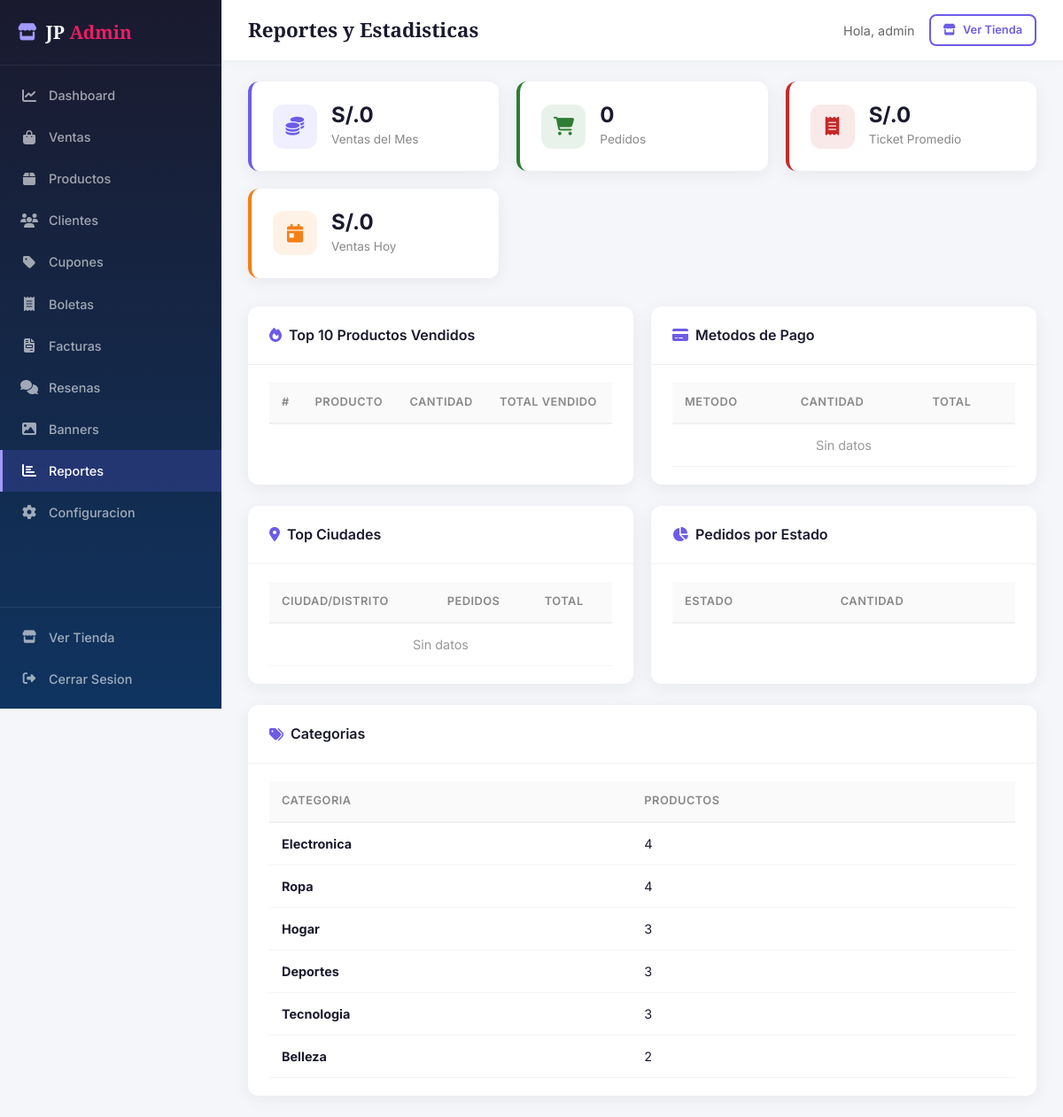
/panel-admin/reportes/ (signed in), run on an earlier commit of the app's database.
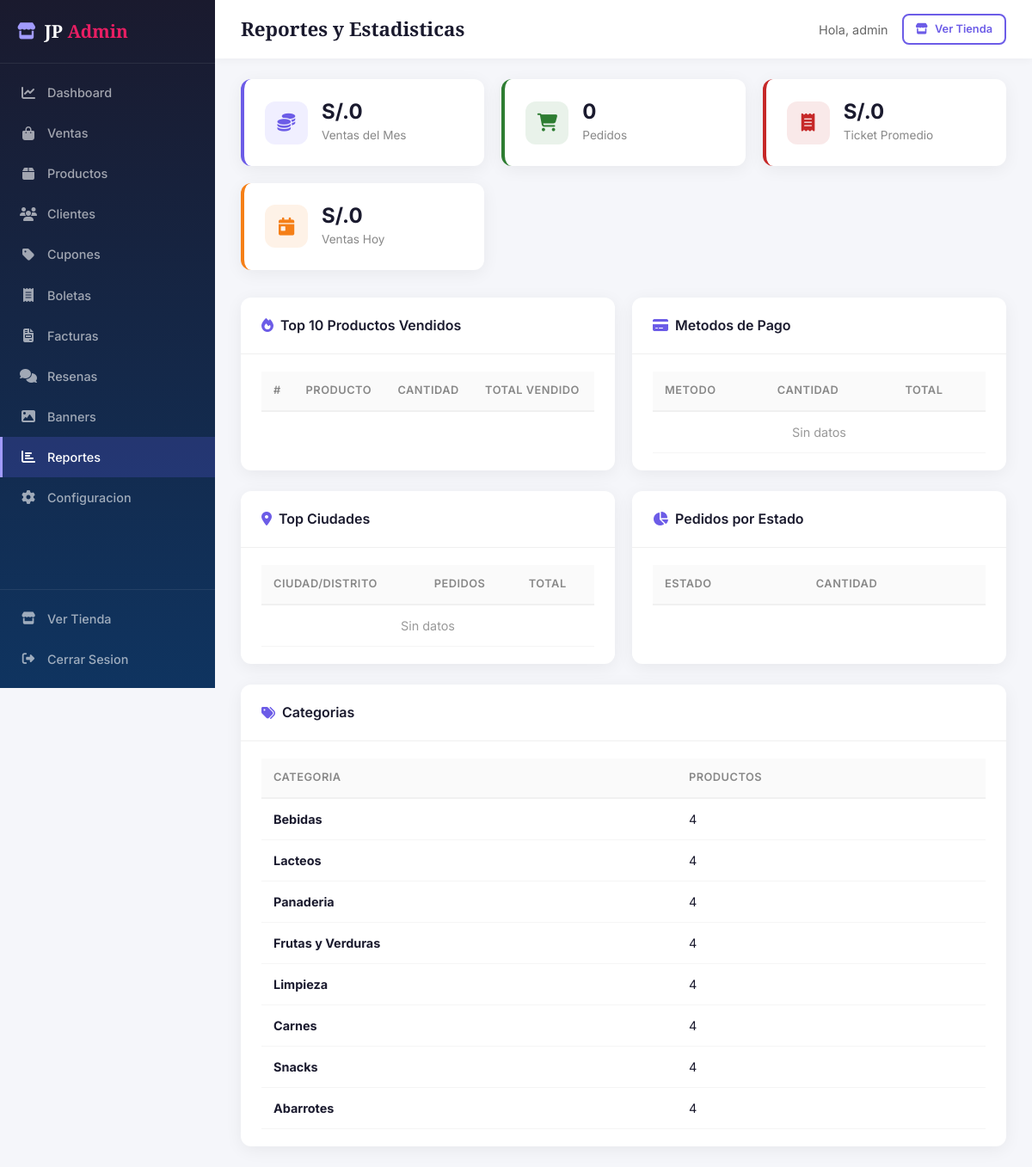
And on a later commit of the database.
### tienda/models.py (models this page shows, shortened)
class Category(models.Model):
    name = models.CharField(max_length=100)
    description = models.TextField(blank=True)
    image = models.ImageField(upload_to='categories/', blank=True, null=True)
    activa = models.BooleanField(default=True)
    created = models.DateTimeField(auto_now_add=True)
    class Meta:
        verbose_name_plural = 'categories'
        ordering = ['name']

### panel_admin/views.py (the view)
    def wrapper(request, *args, **kwargs):
        if not request.user.is_authenticated:
            return redirect('cuentas:login')
        if not request.user.is_staff:
            return redirect('tienda:home')
        return view_func(request, *args, **kwargs)

### carrito/context_processors.py (called while the page is built)
def cart_count(request):
    count = 0
    if request.user.is_authenticated:
        cart, _ = Cart.objects.get_or_create(user=request.user)
        count = cart.total_items
    elif request.session.session_key:
        cart, _ = Cart.objects.get_or_create(session_key=request.session.session_key)
        count = cart.total_items
    return {'cart_count': count}

### carrito/models.py (called while the page is built)
    @property
    def total_items(self):
        return sum(item.quantity for item in self.items.all())

### panel_admin/views.py (called while the page is built)
def admin_required(view_func):
    def wrapper(request, *args, **kwargs):
        if not request.user.is_authenticated:
            return redirect('cuentas:login')
        if not request.user.is_staff:
            return redirect('tienda:home')
        return view_func(request, *args, **kwargs)
    return wrapper

@admin_required
def reportes(request):
    stats = AdminDashboard.get_stats()
    return render(request, 'panel_admin/reportes.html', stats)

### templates/panel_admin/reportes.html (shortened to what this page needs)
{% extends 'panel_admin/base_admin.html' %}
{% load humanize %}
{% block page_title %}Reportes y Estadisticas{% endblock %}
{% block content %}
<div class="stats-grid">
    <div class="stat-card stat-primary">
        <div class="stat-icon"><i class="fas fa-coins"></i></div>
        <div class="stat-info">
            <h3>S/.{{ ventas_mes|intcomma }}</h3>
            <p>Ventas del Mes</p>
        </div>
    </div>
    <div class="stat-card stat-success">
        <div class="stat-icon"><i class="fas fa-shopping-cart"></i></div>
        <div class="stat-info">
            <h3>{{ pedidos_mes }}</h3>
            <p>Pedidos</p>
        </div>
    </div>
    <div class="stat-card stat-danger">
        <div class="stat-icon"><i class="fas fa-receipt"></i></div>
        <div class="stat-info">
            <h3>S/.{{ ticket_promedio|intcomma }}</h3>
            <p>Ticket Promedio</p>
        </div>
    </div>
    <div class="stat-card stat-warning">
        <div class="stat-icon"><i class="fas fa-calendar-day"></i></div>
        <div class="stat-info">
            <h3>S/.{{ ventas_hoy|intcomma }}</h3>
            <p>Ventas Hoy</p>
        </div>
    </div>
</div>
<div class="content-grid">
    <div class="content-card">
        <div class="card-header"><h3><i class="fas fa-fire"></i> Top 10 Productos Vendidos</h3></div>
        <div class="card-body">
            <table class="data-table">
                <thead><tr><th>#</th><th>Producto</th><th>Cantidad</th><th>Total Vendido</th></tr></thead>
            </table>
        </div>
    </div>
    <div class="content-card">
        <div class="card-header"><h3><i class="fas fa-credit-card"></i> Metodos de Pago</h3></div>
        <div class="card-body">
            <table class="data-table">
                <thead><tr><th>Metodo</th><th>Cantidad</th><th>Total</th></tr></thead>
                <tbody>
                    {% for m in metodos_pago %}
                    <tr>
                        <td><strong>{{ m.metodo_pago }}</strong></td>
                        <td>{{ m.cantidad }}</td>
                        <td>S/.{{ m.total|intcomma }}</td>
                    </tr>
                    {% empty %}
                    <tr><td colspan="3" style="text-align:center;color:#999">Sin datos</td></tr>
                    {% endfor %}
                </tbody>
            </table>
        </div>
    </div>
</div>
<div class="content-grid">
    <div class="content-card">
        <div class="card-header"><h3><i class="fas fa-map-marker-alt"></i> Top Ciudades</h3></div>
        <div class="card-body">
            <table class="data-table">
                <thead><tr><th>Ciudad/Distrito</th><th>Pedidos</th><th>Total</th></tr></thead>
                <tbody>
                    {% for c in cities_stats %}
                    <tr>
                        <td>{{ c.city }}</td>
                        <td>{{ c.cantidad }}</td>
                        <td>S/.{{ c.total|intcomma }}</td>
                    </tr>
                    {% empty %}
                    <tr><td colspan="3" style="text-align:center;color:#999">Sin datos</td></tr>
                    {% endfor %}
                </tbody>
            </table>
        </div>
    </div>
    <div class="content-card">
        <div class="card-header"><h3><i class="fas fa-chart-pie"></i> Pedidos por Estado</h3></div>
        <div class="card-body">
            <table class="data-table">
                <thead><tr><th>Estado</th><th>Cantidad</th></tr></thead>
            </table>
        </div>
    </div>
</div>
<div class="content-card">
    <div class="card-header"><h3><i class="fas fa-tags"></i> Categorias</h3></div>
    <div class="card-body">
        <table class="data-table">
            <thead><tr><th>Categoria</th><th>Productos</th></tr></thead>
            <tbody>
                {% for c in categorias %}
                <tr>
                    <td><strong>{{ c.name }}</strong></td>
                    <td>{{ c.cantidad }}</td>
                </tr>
                {% endfor %}
            </tbody>
        </table>
    </div>
</div>
{% endblock %}

What changed in the data, as far as the page shows it:
removed Category: name "Hogar", cantidad "3"
removed Category: name "Deportes", cantidad "3"
removed Category: name "Tecnologia", cantidad "3"
changed Category: name "Electronica" → "Bebidas"
changed Category: name "Ropa" → "Lacteos"
added Category: name "Panaderia", cantidad "4"
added Category: name "Frutas y Verduras", cantidad "4"
changed Category: name "Belleza" → "Limpieza"; cantidad "2" → "4"
added Category: name "Carnes", cantidad "4"
added Category: name "Snacks", cantidad "4"
added Category: name "Abarrotes", cantidad "4"
